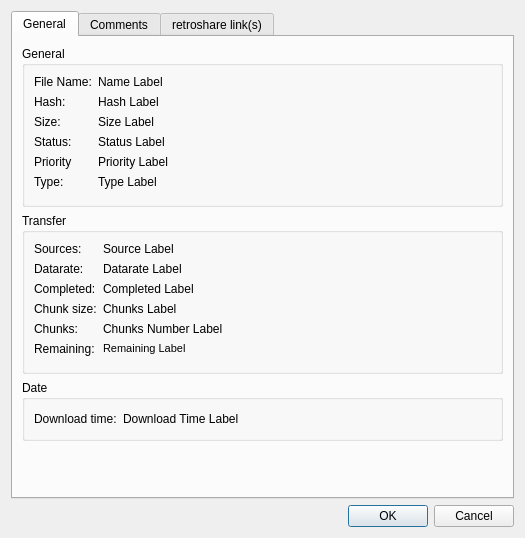
<?xml version="1.0" encoding="UTF-8"?>
<ui version="4.0">
 <class>DetailsDialog</class>
 <widget class="QDialog" name="DetailsDialog">
  <property name="geometry">
   <rect>
    <x>0</x>
    <y>0</y>
    <width>525</width>
    <height>538</height>
   </rect>
  </property>
  <property name="windowTitle">
   <string>Details</string>
  </property>
  <property name="windowIcon">
   <iconset resource="images.qrc">
    <normaloff>:/images/rstray3.png</normaloff>:/images/rstray3.png</iconset>
  </property>
  <layout class="QGridLayout">
   <item row="0" column="0" colspan="3">
    <widget class="QTabWidget" name="tabWidget">
     <property name="currentIndex">
      <number>0</number>
     </property>
     <widget class="QWidget" name="tabgeneral">
      <attribute name="icon">
       <iconset resource="images.qrc">
        <normaloff>:/images/fileinfo.png</normaloff>:/images/fileinfo.png</iconset>
      </attribute>
      <attribute name="title">
       <string>General</string>
      </attribute>
      <layout class="QGridLayout" name="gridLayout_3">
       <item row="0" column="0">
        <widget class="QGroupBox" name="genralgroupBox">
         <property name="title">
          <string>General</string>
         </property>
         <layout class="QGridLayout" name="gridLayout">
          <item row="0" column="0">
           <widget class="QLabel" name="name_label">
            <property name="maximumSize">
             <size>
              <width>16777215</width>
              <height>16777215</height>
             </size>
            </property>
            <property name="layoutDirection">
             <enum>Qt::LeftToRight</enum>
            </property>
            <property name="text">
             <string>File Name:</string>
            </property>
           </widget>
          </item>
          <item row="0" column="1">
           <widget class="QLabel" name="name_label_2">
            <property name="text">
             <string>Name Label</string>
            </property>
            <property name="textInteractionFlags">
             <set>Qt::LinksAccessibleByMouse|Qt::TextSelectableByMouse</set>
            </property>
           </widget>
          </item>
          <item row="0" column="2" rowspan="7">
           <spacer name="horizontalSpacer">
            <property name="orientation">
             <enum>Qt::Horizontal</enum>
            </property>
            <property name="sizeHint" stdset="0">
             <size>
              <width>336</width>
              <height>98</height>
             </size>
            </property>
           </spacer>
          </item>
          <item row="1" column="0">
           <widget class="QLabel" name="hash_label">
            <property name="maximumSize">
             <size>
              <width>1677215</width>
              <height>16777215</height>
             </size>
            </property>
            <property name="layoutDirection">
             <enum>Qt::LeftToRight</enum>
            </property>
            <property name="text">
             <string>Hash:</string>
            </property>
           </widget>
          </item>
          <item row="2" column="0">
           <widget class="QLabel" name="size_label">
            <property name="maximumSize">
             <size>
              <width>16777215</width>
              <height>16777215</height>
             </size>
            </property>
            <property name="layoutDirection">
             <enum>Qt::LeftToRight</enum>
            </property>
            <property name="text">
             <string>Size:</string>
            </property>
           </widget>
          </item>
          <item row="2" column="1">
           <widget class="QLabel" name="size_label_2">
            <property name="text">
             <string>Size Label</string>
            </property>
            <property name="textInteractionFlags">
             <set>Qt::LinksAccessibleByMouse|Qt::TextSelectableByMouse</set>
            </property>
           </widget>
          </item>
          <item row="3" column="0">
           <widget class="QLabel" name="status_label">
            <property name="maximumSize">
             <size>
              <width>16777215</width>
              <height>16777215</height>
             </size>
            </property>
            <property name="layoutDirection">
             <enum>Qt::LeftToRight</enum>
            </property>
            <property name="text">
             <string>Status:</string>
            </property>
           </widget>
          </item>
          <item row="3" column="1">
           <widget class="QLabel" name="status_label_2">
            <property name="text">
             <string>Status Label</string>
            </property>
            <property name="textInteractionFlags">
             <set>Qt::LinksAccessibleByMouse</set>
            </property>
           </widget>
          </item>
          <item row="4" column="0">
           <widget class="QLabel" name="priority_label">
            <property name="text">
             <string>Priority</string>
            </property>
           </widget>
          </item>
          <item row="4" column="1">
           <widget class="QLabel" name="priority_label_2">
            <property name="text">
             <string>Priority Label</string>
            </property>
            <property name="textInteractionFlags">
             <set>Qt::LinksAccessibleByMouse</set>
            </property>
           </widget>
          </item>
          <item row="5" column="1">
           <widget class="QLabel" name="type_label_2">
            <property name="text">
             <string>Type Label</string>
            </property>
           </widget>
          </item>
          <item row="5" column="0">
           <widget class="QLabel" name="type_label">
            <property name="text">
             <string>Type:</string>
            </property>
           </widget>
          </item>
          <item row="1" column="1">
           <widget class="QLabel" name="hash_label_2">
            <property name="text">
             <string>Hash Label</string>
            </property>
            <property name="textInteractionFlags">
             <set>Qt::LinksAccessibleByMouse|Qt::TextSelectableByMouse</set>
            </property>
           </widget>
          </item>
         </layout>
        </widget>
       </item>
       <item row="1" column="0">
        <widget class="QGroupBox" name="groupBox_2">
         <property name="title">
          <string>Transfer</string>
         </property>
         <layout class="QGridLayout" name="gridLayout_2">
          <item row="0" column="0">
           <widget class="QLabel" name="sources_label">
            <property name="text">
             <string>Sources:</string>
            </property>
           </widget>
          </item>
          <item row="1" column="0">
           <widget class="QLabel" name="datarate_label">
            <property name="text">
             <string>Datarate:</string>
            </property>
           </widget>
          </item>
          <item row="2" column="0">
           <widget class="QLabel" name="completed_label">
            <property name="text">
             <string>Completed:</string>
            </property>
           </widget>
          </item>
          <item row="0" column="1">
           <widget class="QLabel" name="sources_line">
            <property name="text">
             <string>Source Label</string>
            </property>
           </widget>
          </item>
          <item row="1" column="1">
           <widget class="QLabel" name="datarate_line">
            <property name="text">
             <string>Datarate Label</string>
            </property>
           </widget>
          </item>
          <item row="2" column="1">
           <widget class="QLabel" name="completed_line">
            <property name="text">
             <string>Completed Label</string>
            </property>
           </widget>
          </item>
          <item row="0" column="2" rowspan="7">
           <spacer name="horizontalSpacer_2">
            <property name="orientation">
             <enum>Qt::Horizontal</enum>
            </property>
            <property name="sizeHint" stdset="0">
             <size>
              <width>40</width>
              <height>20</height>
             </size>
            </property>
           </spacer>
          </item>
          <item row="3" column="1">
           <widget class="QLabel" name="chunksizelabel">
            <property name="text">
             <string>Chunks Label</string>
            </property>
           </widget>
          </item>
          <item row="3" column="0">
           <widget class="QLabel" name="label">
            <property name="text">
             <string>Chunk size:</string>
            </property>
           </widget>
          </item>
          <item row="4" column="1">
           <widget class="QLabel" name="numberofchunkslabel">
            <property name="toolTip">
             <string>Number of Chunks</string>
            </property>
            <property name="text">
             <string>Chunks Number Label</string>
            </property>
           </widget>
          </item>
          <item row="4" column="0">
           <widget class="QLabel" name="label_2">
            <property name="toolTip">
             <string>Number of Chunks</string>
            </property>
            <property name="text">
             <string>Chunks:</string>
            </property>
           </widget>
          </item>
          <item row="5" column="1">
           <widget class="QLabel" name="remaining_line">
            <property name="text">
             <string>&lt;!DOCTYPE HTML PUBLIC &quot;-//W3C//DTD HTML 4.0//EN&quot; &quot;http://www.w3.org/TR/REC-html40/strict.dtd&quot;&gt;
&lt;html&gt;&lt;head&gt;&lt;meta name=&quot;qrichtext&quot; content=&quot;1&quot; /&gt;&lt;style type=&quot;text/css&quot;&gt;
p, li { white-space: pre-wrap; }
&lt;/style&gt;&lt;/head&gt;&lt;body style=&quot; font-family:'MS Shell Dlg 2'; font-size:8.25pt; font-weight:400; font-style:normal;&quot;&gt;
&lt;p style=&quot; margin-top:0px; margin-bottom:0px; margin-left:0px; margin-right:0px; -qt-block-indent:0; text-indent:0px;&quot;&gt;&lt;span style=&quot; font-size:8pt;&quot;&gt;Remaining Label&lt;/span&gt;&lt;/p&gt;&lt;/body&gt;&lt;/html&gt;</string>
            </property>
           </widget>
          </item>
          <item row="5" column="0">
           <widget class="QLabel" name="remaining_label">
            <property name="text">
             <string>Remaining:</string>
            </property>
           </widget>
          </item>
         </layout>
        </widget>
       </item>
       <item row="2" column="0">
        <widget class="QGroupBox" name="groupBox_3">
         <property name="title">
          <string>Date</string>
         </property>
         <layout class="QHBoxLayout" name="horizontalLayout">
          <item>
           <widget class="QLabel" name="label_4">
            <property name="text">
             <string>Download time:</string>
            </property>
           </widget>
          </item>
          <item>
           <widget class="QLabel" name="downloadtime_line">
            <property name="text">
             <string>Download Time Label</string>
            </property>
           </widget>
          </item>
          <item>
           <spacer name="horizontalSpacer_3">
            <property name="orientation">
             <enum>Qt::Horizontal</enum>
            </property>
            <property name="sizeHint" stdset="0">
             <size>
              <width>274</width>
              <height>20</height>
             </size>
            </property>
           </spacer>
          </item>
         </layout>
        </widget>
       </item>
       <item row="3" column="0">
        <spacer name="verticalSpacer">
         <property name="orientation">
          <enum>Qt::Vertical</enum>
         </property>
         <property name="sizeHint" stdset="0">
          <size>
           <width>20</width>
           <height>40</height>
          </size>
         </property>
        </spacer>
       </item>
      </layout>
     </widget>
     <widget class="QWidget" name="tabcomments">
      <attribute name="icon">
       <iconset resource="images.qrc">
        <normaloff>:/images/filecomments.png</normaloff>:/images/filecomments.png</iconset>
      </attribute>
      <attribute name="title">
       <string>Comments</string>
      </attribute>
      <layout class="QGridLayout">
       <item row="0" column="0">
        <widget class="QTreeView" name="commentsTreeView"/>
       </item>
      </layout>
     </widget>
     <widget class="QWidget" name="tabcomments">
      <attribute name="title">
       <string>retroshare link(s)</string>
      </attribute>
      <layout class="QGridLayout">
       <item row="0" column="0" colspan="2">
        <widget class="QGroupBox" name="groupBox">
         <property name="title">
          <string>retroshare link(s)</string>
         </property>
         <layout class="QGridLayout">
          <item row="0" column="0">
           <widget class="QTextEdit" name="Linktext"/>
          </item>
         </layout>
        </widget>
       </item>
       <item row="1" column="0">
        <spacer>
         <property name="orientation">
          <enum>Qt::Horizontal</enum>
         </property>
         <property name="sizeHint" stdset="0">
          <size>
           <width>351</width>
           <height>20</height>
          </size>
         </property>
        </spacer>
       </item>
       <item row="1" column="1">
        <widget class="QPushButton" name="copylinkdetailsButton">
         <property name="text">
          <string>Copy</string>
         </property>
        </widget>
       </item>
      </layout>
     </widget>
    </widget>
   </item>
   <item row="1" column="0">
    <spacer>
     <property name="orientation">
      <enum>Qt::Horizontal</enum>
     </property>
     <property name="sizeHint" stdset="0">
      <size>
       <width>321</width>
       <height>20</height>
      </size>
     </property>
    </spacer>
   </item>
   <item row="1" column="1">
    <widget class="QPushButton" name="ok_dButton">
     <property name="text">
      <string>OK</string>
     </property>
     <property name="default">
      <bool>true</bool>
     </property>
    </widget>
   </item>
   <item row="1" column="2">
    <widget class="QPushButton" name="cancel_dButton">
     <property name="text">
      <string>Cancel</string>
     </property>
    </widget>
   </item>
  </layout>
 </widget>
 <resources>
  <include location="images.qrc"/>
 </resources>
 <connections/>
</ui>
